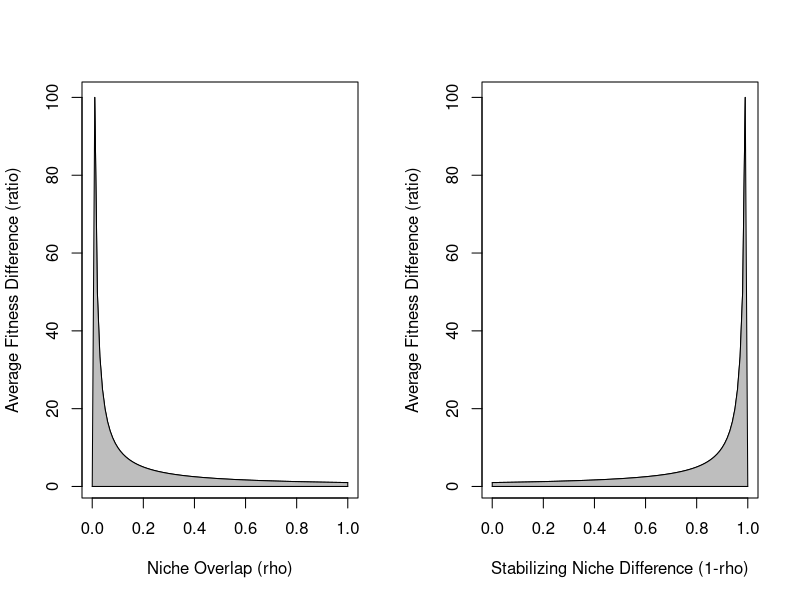

Here is the R script that generated this plot:
## ---- chunk 1
knitr::opts_chunk$set(fig.path='../images/coexistence-')
## ---- chunk 2
x <- seq(0,1,0.01)
y1 <- 1/x
y2 <- x*0

par(mfrow=c(1,2))

plot(x=x, y=1/x, xlab = "Niche Overlap (rho)",
       ylab = "Average Fitness Difference (ratio)",
       type="l",xlim = c(0, 1))
points(x,y2,type="l")
polygon(c(x,rev(x)),c(y2,rev(y1)),col="gray")

plot(x=1-x, y=1/x, xlab = "Stabilizing Niche Difference (1-rho)",
       ylab = "Average Fitness Difference (ratio)",
       type="l",xlim = c(0, 1))
points(1-x,y2,type="l")
polygon(c(1-x,rev(1-x)),c(y2,rev(y1)),col="gray")
